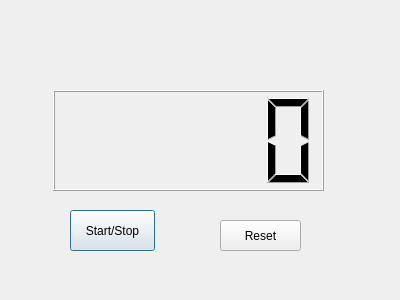
<?xml version="1.0" encoding="UTF-8"?>
<ui version="4.0">
 <class>Dialog</class>
 <widget class="QDialog" name="Dialog">
  <property name="geometry">
   <rect>
    <x>0</x>
    <y>0</y>
    <width>400</width>
    <height>300</height>
   </rect>
  </property>
  <property name="windowTitle">
   <string>Dialog</string>
  </property>
  <widget class="QLCDNumber" name="lcdNumber">
   <property name="geometry">
    <rect>
     <x>53</x>
     <y>90</y>
     <width>271</width>
     <height>101</height>
    </rect>
   </property>
  </widget>
  <widget class="QPushButton" name="StartStopButton">
   <property name="geometry">
    <rect>
     <x>70</x>
     <y>210</y>
     <width>85</width>
     <height>41</height>
    </rect>
   </property>
   <property name="text">
    <string>Start/Stop</string>
   </property>
  </widget>
  <widget class="QPushButton" name="ResetButton">
   <property name="geometry">
    <rect>
     <x>220</x>
     <y>220</y>
     <width>81</width>
     <height>31</height>
    </rect>
   </property>
   <property name="text">
    <string>Reset</string>
   </property>
  </widget>
 </widget>
 <resources/>
 <connections/>
</ui>
